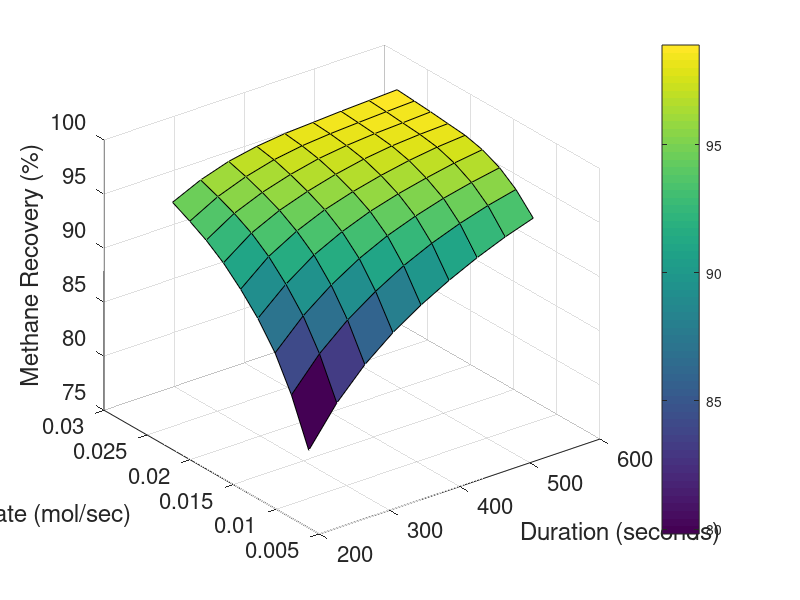

MATLAB code to generate this figure: (Note: this script raises an error after producing the figure.)
% Initialize the script
close all
clear all
clc

% Define the ranges for the interaction variables
step_dur = [240 280 320 360 400 440 480 520 560];
mol_flow = [9.49E-03 1.15E-02 1.34E-02 ...
            1.54E-02 1.74E-02 1.94E-02 ...
            2.14E-02 2.33E-02 2.53E-02];

% Create a grid of values for the interaction variables
[X1, X2] = meshgrid(step_dur, mol_flow);

% Provide a matrix of the response data
response = [79.806087	83.303615	85.981119	88.058705	89.734179	91.136486	92.355655	93.396549	94.257646
            84.010628	86.94609065	89.18644261	90.95931031	92.45417394	93.64456551	94.60267353	95.37826656	95.98974917
            87.026073	89.57305966	91.5411402	93.122936	94.35138379	95.28572021	96.05622172	96.64732666	97.13187642
            89.304038	91.59174348	93.408903	94.68827468	95.68793018	96.42946489	97.0204398	97.52569328	97.88420019
            91.086542	93.24112697	94.70863091	95.80769852	96.59941065	97.2235375	97.72248196	98.08091202	98.29726494
            92.605312	94.48850595	95.71148556	96.59047631	97.28524499	97.81074232	98.15530467	98.34896204	98.46135987
            93.787605	95.39427934	96.456342	97.23017869	97.81185052	98.15288177	98.37050547	98.49686742	98.63475466
            94.673231	96.07474903	97.04029184	97.72642404	98.13843083	98.3718435	98.52212773	98.65380216	98.76552007
            95.509505	96.70110223	97.53838515	98.04886198	98.35323338	98.50216305	98.65990664	98.77419335	98.89553303];

% Create the response surface plot
figure;
surf(X1, X2, response);
xlabel('Duration (seconds)');
ylabel('Feed Molar Flow Rate (mol/sec)');
zlabel('Methane Recovery (%)');
set(gca,"FontSize",16);

%title('Methane Recovery (%)');
hcb = colorbar;
hcb.FontSize = 16;
% hcb = colorbar;
% colorTitleHandle = get(hcb,'Title');
% titleString = 'Methane Recovery (%)';
% set(colorTitleHandle ,'String',titleString);

% Adjust plot appearance
colormap('jet');
shading('interp');